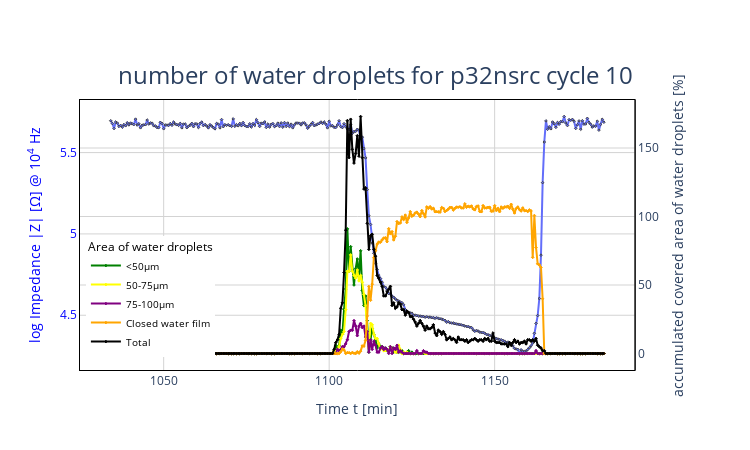

Here is the notebook cell this chart was saved with:
### Markdown cell above
## number of water droplet

### Code cell
from data_viz import plot_waterdp_num

fig = plot_waterdp_num(df, metatitle=" number of water droplets for p32nsrc cycle 10")
fig.show()

### Figure 1 — Plotly figure (JSON) as saved in the notebook; plotly's stock layout.template omitted (floating-point values rounded to 4 significant figures; data arrays with more than 128 entries replaced by an {"elided": "..."} marker saying what was removed)
{"data": [{"marker": {"line": {"width": 1}, "size": 2, "symbol": "diamond"}, "mode": "lines+markers", "name": "log Impedance |Z|", "showlegend": false, "type": "scatter", "x": {"elided": "299 float values"}, "xaxis": "x", "y": {"elided": "299 float values"}, "yaxis": "y"}, {"marker": {"color": "green", "line": {"color": "green", "width": 1}, "size": 2, "symbol": "diamond"}, "mode": "lines+markers", "name": "<50µm", "type": "scatter", "x": {"elided": "299 float values"}, "xaxis": "x", "y": {"elided": "299 int values"}, "yaxis": "y2"}, {"marker": {"color": "yellow", "line": {"color": "yellow", "width": 1}, "size": 2, "symbol": "diamond"}, "mode": "lines+markers", "name": "50-75µm", "type": "scatter", "x": {"elided": "299 float values"}, "xaxis": "x", "y": {"elided": "299 int values"}, "yaxis": "y2"}, {"marker": {"color": "purple", "line": {"color": "purple", "width": 1}, "size": 2, "symbol": "diamond"}, "mode": "lines+markers", "name": "75-100µm", "type": "scatter", "x": {"elided": "299 float values"}, "xaxis": "x", "y": {"elided": "299 int values"}, "yaxis": "y2"}, {"marker": {"color": "orange", "line": {"color": "orange", "width": 1}, "size": 2, "symbol": "diamond"}, "mode": "lines+markers", "name": "Closed water film", "type": "scatter", "x": {"elided": "299 float values"}, "xaxis": "x", "y": {"elided": "299 float values"}, "yaxis": "y2"}, {"marker": {"color": "black", "line": {"color": "black", "width": 1}, "size": 2, "symbol": "diamond"}, "mode": "lines+markers", "name": "Total", "type": "scatter", "x": {"elided": "299 float values"}, "xaxis": "x", "y": {"elided": "299 int values"}, "yaxis": "y2"}], "layout": {"height": 450, "legend": {"font": {"color": "black", "size": 10}, "title": {"text": "Area of water droplets"}, "x": 0.01, "xanchor": "left", "y": 0.05, "yanchor": "bottom"}, "paper_bgcolor": "rgba(255,255,255,255)", "plot_bgcolor": "rgba(255,255,255,255)", "title": {"font": {"size": 24}, "text": " number of water droplets for p32nsrc cycle 10", "x": 0.5, "xanchor": "center", "y": 0.85, "yanchor": "top"}, "width": 750, "xaxis": {"anchor": "y", "domain": [0, 0.94], "gridcolor": "lightgray", "linecolor": "black", "linewidth": 1, "mirror": true, "showline": true, "title": {"text": "Time t [min]"}, "zeroline": false}, "yaxis": {"anchor": "x", "domain": [0, 1], "dtick": 0.5, "gridcolor": "lightgray", "linecolor": "black", "linewidth": 1, "mirror": true, "showline": true, "tickfont": {"color": "blue"}, "title": {"font": {"color": "blue"}, "text": "log Impedance |Z| [Ω] @ 10<sup>4</sup> Hz"}}, "yaxis2": {"anchor": "x", "gridcolor": "lightgray", "linecolor": "black", "linewidth": 1, "mirror": true, "overlaying": "y", "showline": true, "side": "right", "title": {"text": "accumulated covered area of water droplets [%]"}}}}
